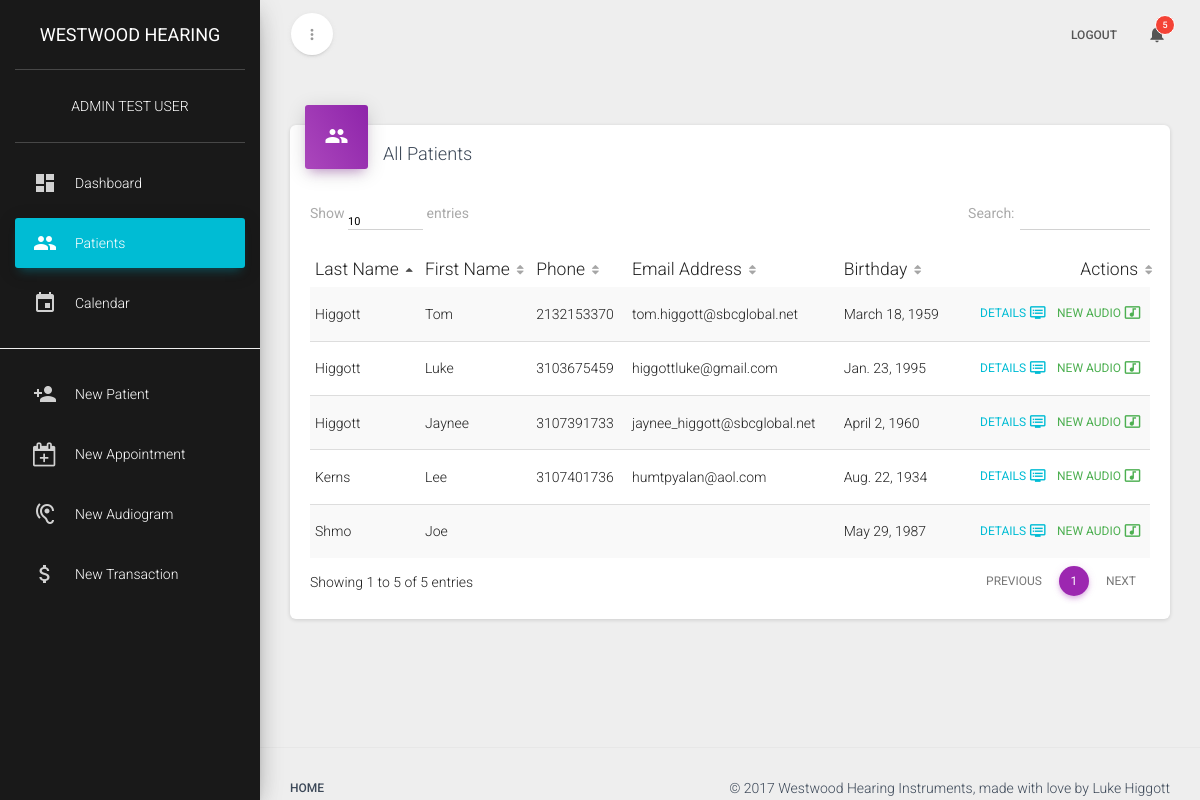
The app's page /patients/ (signed in), older data.
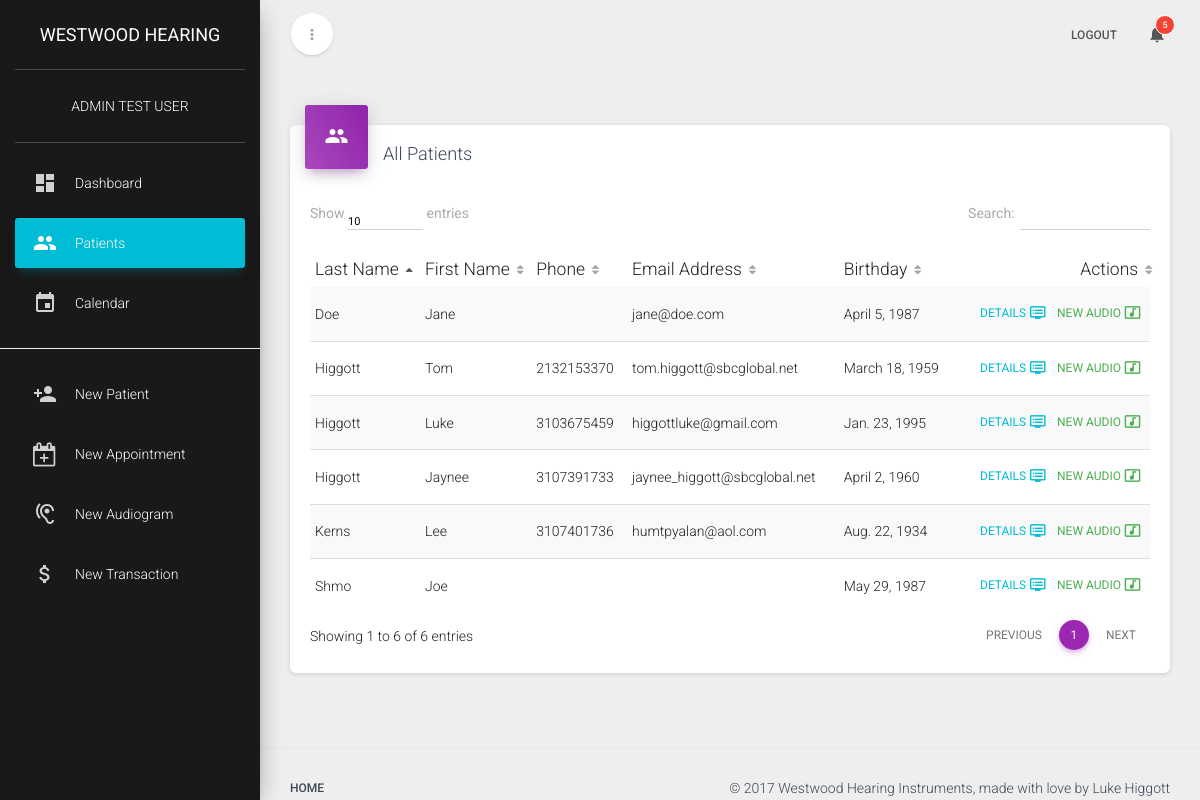
The same page, newer data.
### OMS/models.py (models this page shows, shortened)
class Patient(models.Model):
	fname = models.CharField('First Name', max_length=30, blank=True)
	lname = models.CharField('Last Name', max_length=30, blank=True)
	gender = models.CharField('Gender', max_length=1, choices=GENDER_CHOICES, default='')
	phone = models.CharField('Phone Number', max_length=10, blank=True)
	email = models.EmailField('Email Address', blank=True)
	street = models.TextField('Street Address', blank=True)
	city = models.TextField('City', blank=True)
	state = models.CharField('State', max_length=2, blank=True)
	zipcode = models.IntegerField('Zip Code', blank=True, null=True)
	notes = models.TextField('Notes', blank=True)
	createdate = models.DateTimeField('Became a patient on', auto_now_add=True)
	birthday = models.DateField('Birthday', blank=True)

### OMS/views.py (the view)
# urls.py: url(r'^patients/$', views.patient_list, name='patient-list'),
@login_required
def patient_list(request):
	patients = Patient.objects.all().order_by('createdate')
	return render(request, 'OMS/patient_list.html', {'patients': patients})

### OMS/templates/OMS/patient_list.html (shortened to what this page needs)
{% extends 'OMS/base.html' %}
{% block content %}
<div class="row">
  <div class="col-md-12">
    <div class="card">
      <div class="card-header card-header-icon" data-background-color="purple">
        <i class="material-icons">people</i>
      </div>
      <div class="card-content">
        <h4 class="card-title">All Patients</h4>
        <div class="material-datatables">
          <div id="datatables_wrapper" class="dataTables_wrapper form-inline dt-bootstrap">
            <table id="datatables" class="table table-striped table-no-bordered table-hover dataTable dtr-inline" style="width: 100%;" role="grid" aria-describedby="datatables_info" width="100%" cellspacing="0">
              <thead>
                <tr role="row">
                  <th>Last Name</th>
                  <th>First Name</th>
                  <th class="hidden-xs hidden-sm">Phone</th>
                  <th class="hidden-xs hidden-sm">Email Address</th>
                  <th class="hidden-xs hidden-sm">Birthday</th>
                  <th class="text-right">Actions</th>
                </tr>
              </thead>
              <tbody>
                {% for patient in patients %}
                <tr>
                  <td>{{ patient.lname }}</td>
                  <td>{{ patient.fname }}</td>
                  <td class="hidden-xs hidden-sm">{{ patient.phone }}</td>
                  <td class="hidden-xs hidden-sm">{{ patient.email }}</td>
                  <td class="hidden-xs hidden-sm">{{ patient.birthday }}</td>
                  <td class="text-right">
                    <a href="/patient/{{ patient.id }}" class="btn btn-simple btn-info btn-icon edit">DETAILS <i class="material-icons">dvr</i></a>
                    <a href="/audiogram/new/{{ patient.id }}" class="btn btn-simple btn-success btn-icon edit">NEW AUDIO <i class="material-icons">music_video</i></a>
                  </td>
                </tr>
                {% endfor %}
              </tbody>
            </table>
          </div>
        </div>
      </div>
    </div>
  </div>
</div>
{% endblock %}

Row changes from the older to the newer data that the page shows:
added Patient: lname "Doe", fname "Jane", email "jane@doe.com", birthday "April 5, 1987"
Text that changed along with them:
text written by a page script: "Show entries Search: Showing 1 to 5 of 5 entries PREVIOUS 1 NEXT" → "Show entries Search: Showing 1 to 6 of 6 entries PREVIOUS 1 NEXT"
